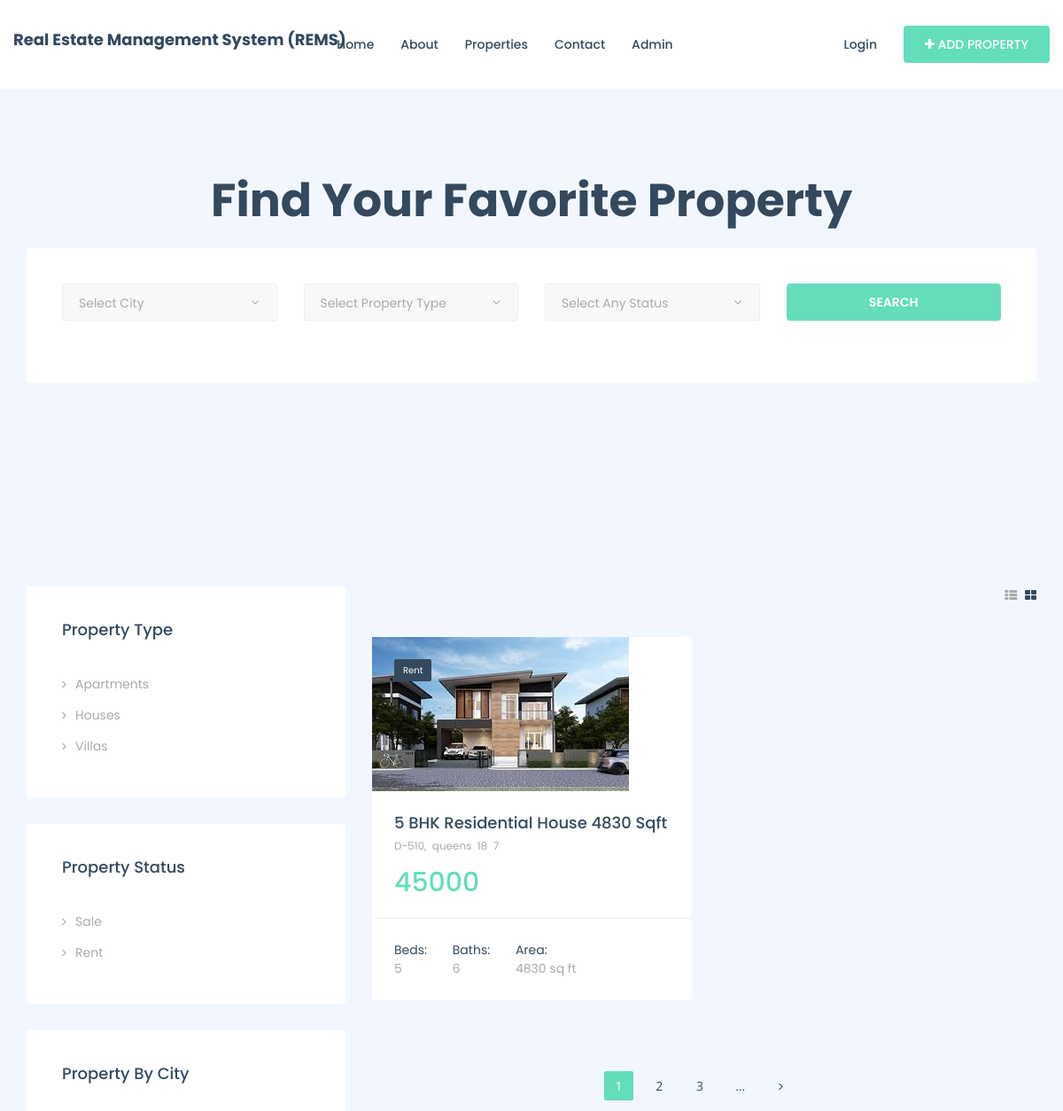
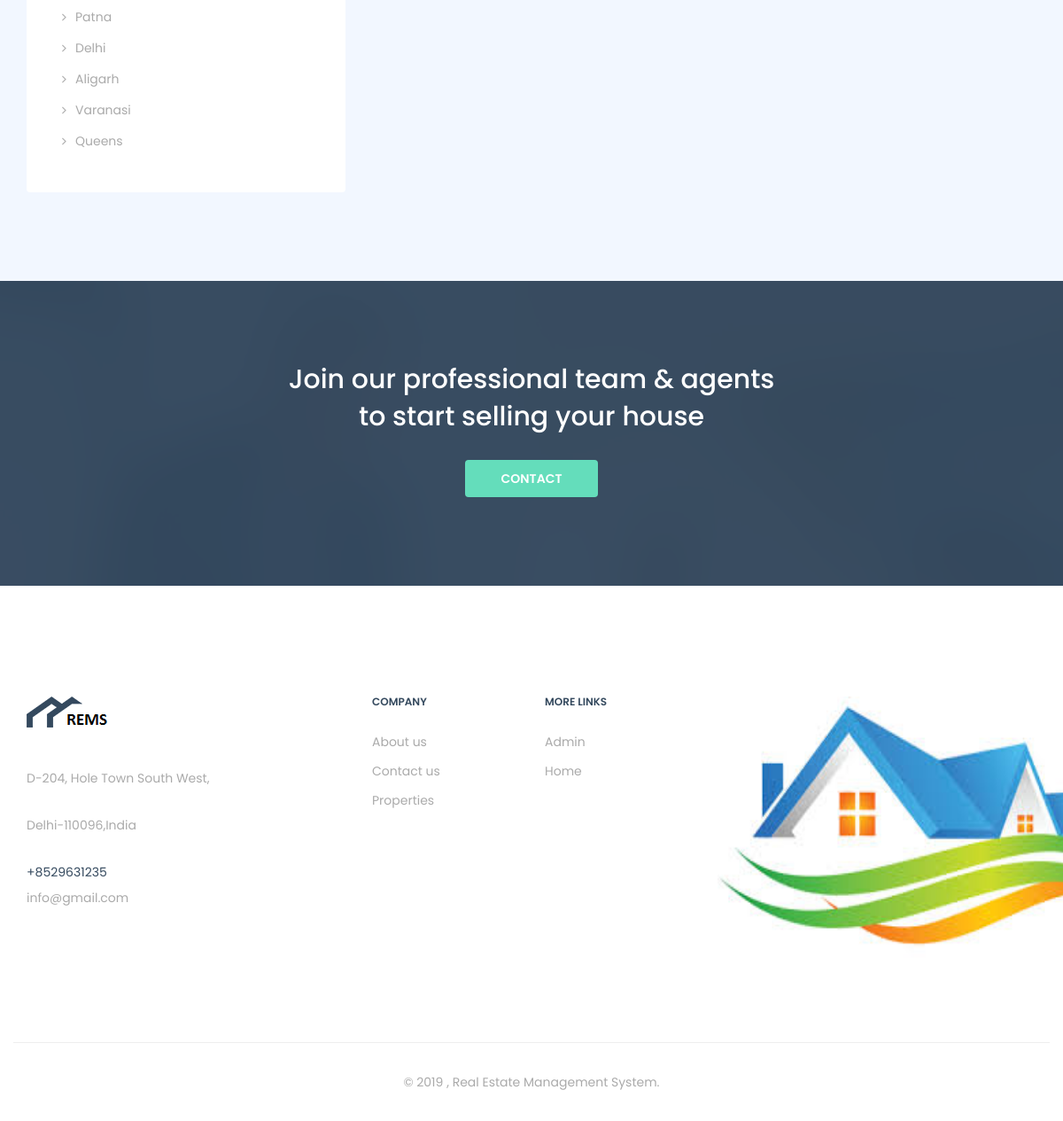
Screenshot of /rems/statuswise-property-detail.php?stproid=Rent with the database file from the repository (2 pictures, top to bottom).
### tables this page shows
CREATE TABLE `tblproperty` (
  `ID` int(10) NOT NULL,
  `UserID` char(20) DEFAULT NULL,
  `PropertyTitle` mediumtext DEFAULT NULL,
  `PropertDescription` mediumtext DEFAULT NULL,
  `Type` varchar(50) DEFAULT NULL,
  `Status` varchar(100) DEFAULT NULL,
  `Location` varchar(200) DEFAULT NULL,
  `Bedrooms` varchar(200) DEFAULT NULL,
  `Bathrooms` varchar(200) DEFAULT NULL,
  `Floors` varchar(200) DEFAULT NULL,
  `Garages` varchar(200) DEFAULT NULL,
  `Area` varchar(50) DEFAULT NULL,
  `Size` varchar(50) DEFAULT NULL,
  `RentorsalePrice` varchar(120) DEFAULT NULL,
  `BeforePricelabel` varchar(120) DEFAULT NULL,
  `AfterPricelabel` varchar(120) DEFAULT NULL,
  `PropertyID` varchar(120) DEFAULT NULL,
  `CenterCooling` int(4) DEFAULT NULL,
  `Balcony` int(4) DEFAULT NULL,
  `PetFriendly` int(4) DEFAULT NULL,
  `Barbeque` int(4) DEFAULT NULL,
  `FireAlarm` int(4) DEFAULT NULL,
  `ModernKitchen` int(4) DEFAULT NULL,
  `Storage` int(4) DEFAULT NULL,
  `Dryer` int(4) DEFAULT NULL,
  `Heating` int(4) DEFAULT NULL,
  `Pool` int(4) DEFAULT NULL,
  `Laundry` int(4) DEFAULT NULL,
  `Sauna` int(4) DEFAULT NULL,
  `Gym` int(4) DEFAULT NULL,
  `Elevator` int(4) DEFAULT NULL,
  `DishWasher` int(4) DEFAULT NULL,
  `EmergencyExit` int(4) DEFAULT NULL,
  `FeaturedImage` varchar(200) DEFAULT NULL,
  `GalleryImage1` varchar(200) DEFAULT NULL,
  `GalleryImage2` varchar(200) DEFAULT NULL,
  `GalleryImage3` varchar(200) DEFAULT NULL,
  `GalleryImage4` varchar(200) DEFAULT NULL,
  `GalleryImage5` varchar(200) DEFAULT NULL,
  `Address` varchar(200) DEFAULT NULL,
  `Country` varchar(200) DEFAULT NULL,
  `City` varchar(220) DEFAULT NULL,
  `State` varchar(200) DEFAULT NULL,
  `ZipCode` varchar(200) DEFAULT NULL,
  `Neighborhood` varchar(200) DEFAULT NULL,
  `ListingDate` timestamp NULL DEFAULT current_timestamp()
);

CREATE TABLE `tblpage` (
  `ID` int(10) NOT NULL,
  `PageType` varchar(120) DEFAULT NULL,
  `PageTitle` mediumtext DEFAULT NULL,
  `PageDescription` mediumtext DEFAULT NULL,
  `Email` varchar(120) DEFAULT NULL,
  `MobileNumber` bigint(10) DEFAULT NULL,
  `UpdationDate` timestamp NULL DEFAULT NULL ON UPDATE current_timestamp()
);

### rems/statuswise-property-detail.php (the view, shortened to what this page needs)
<!DOCTYPE html>
<html dir="ltr" lang="en-US">
<head>
    <link href="assets/css/external.css" rel="stylesheet">
    <link href="assets/css/bootstrap.min.css" rel="stylesheet">
    <link href="assets/css/style.css" rel="stylesheet">
</head>
<body>
    <div id="wrapper" class="wrapper clearfix">
        <header id="navbar-spy" class="header header-1 header-light header-fixed">
   <?php include_once('includes/header.php');?>
        </header>
      <?php include_once('includes/header-search.php');?>
        <section id="properties-grid">
            <div class="container">
                <div class="row">
                    <div class="col-xs-12 col-sm-12 col-md-4">
                        <div class="widget widget-property">
                            <div class="widget--title">
                                <h5>Property Type</h5>
                            </div>
                            <div class="widget--content">
                                <ul class="list-unstyled mb-0">
                                    <?php
$query3=mysqli_query($con,"select distinct Type from  tblproperty");
while($row3=mysqli_fetch_array($query3))
{
?>
                                    <li>
                                        <a href="protypewise-property-detail.php?protypeid=<?php echo $row3['Type'];?>"><?php echo $row3['Type'];?></a>
                                    </li>
                                    <?php } ?>
                                </ul>
                            </div>
                        </div>
                        <div class="widget widget-property">
                            <div class="widget--title">
                                <h5>Property Status</h5>
                            </div>
                            <div class="widget--content">
                                <?php
$query4=mysqli_query($con,"select distinct Status from  tblproperty");
while($row4=mysqli_fetch_array($query4))
{
?>
                                <ul class="list-unstyled mb-0">
                                    <li>
                                       <a href="statuswise-property-detail.php?stproid=<?php echo $row4['Status'];?>"><?php echo $row4['Status'];?></a>
                                    </li>
                                    <?php } ?>
                                </ul>
                            </div>
                        </div>
                        <div class="widget widget-property">
                            <div class="widget--title">
                                <h5>Property By City</h5>
                            </div>
                            <div class="widget--content">
                                <ul class="list-unstyled mb-0">
                                    <?php
$query5=mysqli_query($con,"select distinct City from  tblproperty");
while($row5=mysqli_fetch_array($query5))
{
?>
                                    <li>
                                       <a href="citywise-property-detail.php?cityproid=<?php echo $row5['City'];?>"><?php echo $row5['City'];?></a>
                                    </li>
                                    <?php } ?>
                                </ul>
                            </div>
                        </div>
                    </div>
                    <div class="col-xs-12 col-sm-12 col-md-8">
                        <div class="row">
                            <div class="col-xs-12 col-sm-12 col-md-12">
                                <div class="properties-filter clearfix">
                                    <div class="view--type pull-right">
                                        <a id="switch-list" href="#" class=""><i class="fa fa-th-list"></i></a>
                                        <a id="switch-grid" href="#" class="active"><i class="fa fa-th-large"></i></a>
                                    </div>
                                </div>
                            </div>
                            <div class="properties properties-grid">
<?php
$stproid=$_GET['stproid'];
$query=mysqli_query($con,"select * from tblproperty where Status='$stproid'");
while($row=mysqli_fetch_array($query))
{
?>
                                <div class="col-xs-12 col-sm-6 col-md-6">
                                    <div class="property-item">
                                        <div class="property--img">
<a href="single-property-detail.php?proid=<?php echo $row['ID'];?>">
<img src="propertyimages/<?php echo $row['FeaturedImage'];?>" alt="property image" class="img-responsive" >
                                </a>
<span class="property--status"><?php echo $row['Status'];?></span>
 </div>
 <div class="property--content">
<div class="property--info">
 <h5 class="property--title">
<a href="single-property-detail.php?proid=<?php echo $row['ID'];?>">
    <?php echo $row['PropertyTitle'];?></a></h5>
<p class="property--location"><?php echo $row['Address'];?>&nbsp;
<?php echo $row['City'];?>&nbsp;
<?php echo $row['State'];?>&nbsp;
<?php echo $row['Country'];?></p>
<p class="property--price"><?php echo $row['RentorsalePrice'];?></p>
 </div>
<div class="property--features">
<ul class="list-unstyled mb-0">
<li><span class="feature">Beds:</span><span class="feature-num"><?php echo $row['Bedrooms'];?></span></li>
<li><span class="feature">Baths:</span><span class="feature-num"><?php echo $row['Bathrooms'];?></span></li>
<li><span class="feature">Area:</span><span class="feature-num"><?php echo $row['Area'];?></span></li>
</ul>
</div>
                                        </div>
                                    </div>
                                </div>
<?php } ?>
                            </div>
                            <div class="col-xs-12 col-sm-12 col-md-12 text-center mt-50">
                                <ul class="pagination">
                                    <li class="active"><a href="#">1</a></li>
                                    <li><a href="#">2</a></li>
                                    <li><a href="#">3</a></li>
                                    <li><a href="#">...</a></li>
                                    <li>
                                        <a href="#" aria-label="Next">
                            <span aria-hidden="true"><i class="fa fa-angle-right"></i></span>
                        </a>
                                    </li>
                                </ul>
                            </div>
                        </div>
                    </div>
                </div>
            </div>
        </section>
        <section id="cta" class="cta cta-1 text-center bg-overlay bg-overlay-dark pt-90">
            <div class="container">
                <div class="row">
                    <div class="col-xs-12 col-sm-12 col-md-6 col-md-offset-3">
                        <h3>Join our professional team & agents to start selling your house</h3>
                        <a href="#" class="btn btn--primary">Contact</a>
                    </div>
                </div>
            </div>
        </section>
        <?php include_once('includes/footer.php');?>
    </div>
</body>
</html>

### rems/includes/footer.php (shortened to what this page needs)
 <?php
include('includes/dbconnection.php');
?>
 <footer id="footer" class="footer footer-1 bg-white">
            <div class="footer-widget">
                <div class="container">
                    <div class="row">
                        <div class="col-xs-12 col-sm-6 col-md-3 widget--about">
                            <div class="widget--content">
                                <?php
$ret=mysqli_query($con,"select * from tblpage where PageType='contactus'");
while ($row=mysqli_fetch_array($ret)) {
?>
                                <div class="footer--logo">
                                    <img src="assets/images/logo/logo-dark3.png" alt="logo">
                                </div>
                                <p><?php  echo $row['PageDescription'];?></p>
                                <div class="footer--contact">
                                    <ul class="list-unstyled mb-0">
                                        <li>+<?php  echo $row['MobileNumber'];?></li>
                                        <li> <p><?php  echo $row['Email'];?></p></li>
                                    </ul>
                                </div>
                            </div>
                            <?php } ?>
                        </div>
                        <div class="col-xs-12 col-sm-3 col-md-2 col-md-offset-1 widget--links">
                            <div class="widget--title">
                                <h5>Company</h5>
                            </div>
                            <div class="widget--content">
                                <ul class="list-unstyled mb-0">
                                    <li><a href="about.php">About us</a></li>
                                    <li><a href="contact.php">Contact us</a></li>
                                   <li><a href="properties-grid.php">Properties</a></li>
                                </ul>
                            </div>
                        </div>
                        <div class="col-xs-12 col-sm-3 col-md-2 widget--links">
                            <div class="widget--title">
                                <h5>More Links</h5>
                            </div>
                            <div class="widget--content">
                                <ul class="list-unstyled mb-0">
                                    <li><a href="admin/login.php">Admin</a></li>
                                    <li><a href="index.php">Home</a></li>
                                </ul>
                            </div>
                        </div>
                        <div class="col-xs-12 col-sm-12 col-md-4 widget--newsletter">
                            <img src="assets/images/about/download.jpg" width="500" height="300" alt="logo">
                        </div>
                    </div>
                </div>
            </div>
            <div class="footer--copyright text-center">
                <div class="container">
                    <div class="row footer--bar">
                        <div class="col-xs-12 col-sm-12 col-md-12">
                            <span>© 2019 , Real Estate Management System.</span>
                        </div>
                    </div>
                </div>
            </div>
        </footer>

### rows the page displays
tblproperty: FeaturedImage (picture), Status "Rent", PropertyTitle "5 BHK Residential House 4830 Sqft", Address "D-510,", City "queens", State "18", Country "7", RentorsalePrice "45000", Bedrooms "5", Bathrooms "6", Area "4830 sq ft"
tblpage: PageDescription "D-204, Hole Town South West, Delhi-110096,India", MobileNumber "8529631235", Email "info@gmail.com"

### other values shown
$row3['Type'] "Apartments"
$row3['Type'] "Houses"
$row3['Type'] "Villas"
$row4['Status'] "Sale"
$row4['Status'] "Rent"
$row5['City'] "Patna"
$row5['City'] "Delhi"
$row5['City'] "Aligarh"
$row5['City'] "Varanasi"
$row5['City'] "Queens"
